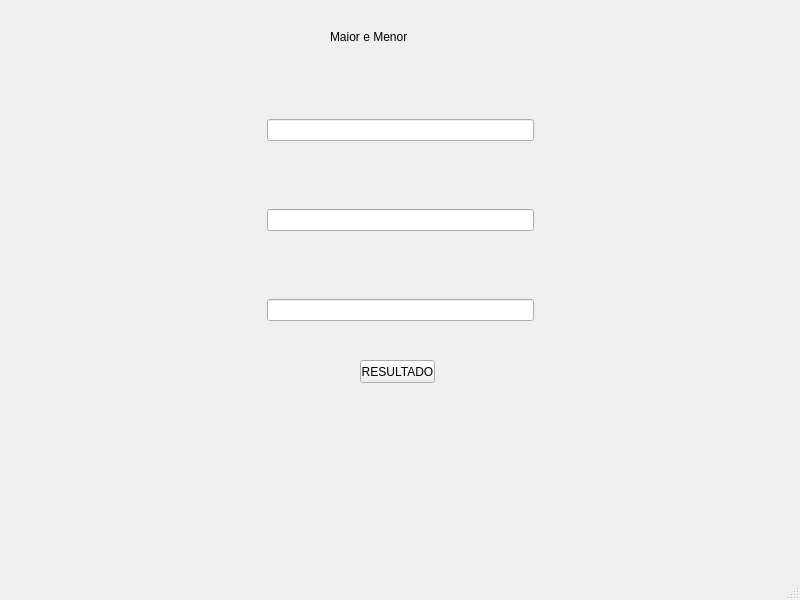
<?xml version="1.0" encoding="UTF-8"?>
<ui version="4.0">
 <class>MainWindow</class>
 <widget class="QMainWindow" name="MainWindow">
  <property name="geometry">
   <rect>
    <x>0</x>
    <y>0</y>
    <width>800</width>
    <height>600</height>
   </rect>
  </property>
  <property name="windowTitle">
   <string>MainWindow</string>
  </property>
  <widget class="QWidget" name="centralwidget">
   <widget class="QLabel" name="label">
    <property name="geometry">
     <rect>
      <x>330</x>
      <y>20</y>
      <width>171</width>
      <height>33</height>
     </rect>
    </property>
    <property name="styleSheet">
     <string notr="true">font: 75 20pt &quot;MS Shell Dlg 2&quot;;</string>
    </property>
    <property name="text">
     <string>Maior e Menor</string>
    </property>
   </widget>
   <widget class="QWidget" name="horizontalLayoutWidget">
    <property name="geometry">
     <rect>
      <x>0</x>
      <y>90</y>
      <width>801</width>
      <height>80</height>
     </rect>
    </property>
    <layout class="QHBoxLayout" name="horizontalLayout">
     <item>
      <spacer name="horizontalSpacer">
       <property name="orientation">
        <enum>Qt::Horizontal</enum>
       </property>
       <property name="sizeHint" stdset="0">
        <size>
         <width>40</width>
         <height>20</height>
        </size>
       </property>
      </spacer>
     </item>
     <item>
      <widget class="QLineEdit" name="n1"/>
     </item>
     <item>
      <spacer name="horizontalSpacer_2">
       <property name="orientation">
        <enum>Qt::Horizontal</enum>
       </property>
       <property name="sizeHint" stdset="0">
        <size>
         <width>40</width>
         <height>20</height>
        </size>
       </property>
      </spacer>
     </item>
    </layout>
   </widget>
   <widget class="QWidget" name="horizontalLayoutWidget_2">
    <property name="geometry">
     <rect>
      <x>0</x>
      <y>180</y>
      <width>801</width>
      <height>80</height>
     </rect>
    </property>
    <layout class="QHBoxLayout" name="horizontalLayout_2">
     <item>
      <spacer name="horizontalSpacer_3">
       <property name="orientation">
        <enum>Qt::Horizontal</enum>
       </property>
       <property name="sizeHint" stdset="0">
        <size>
         <width>40</width>
         <height>20</height>
        </size>
       </property>
      </spacer>
     </item>
     <item>
      <widget class="QLineEdit" name="n2"/>
     </item>
     <item>
      <spacer name="horizontalSpacer_4">
       <property name="orientation">
        <enum>Qt::Horizontal</enum>
       </property>
       <property name="sizeHint" stdset="0">
        <size>
         <width>40</width>
         <height>20</height>
        </size>
       </property>
      </spacer>
     </item>
    </layout>
   </widget>
   <widget class="QWidget" name="horizontalLayoutWidget_3">
    <property name="geometry">
     <rect>
      <x>0</x>
      <y>270</y>
      <width>801</width>
      <height>80</height>
     </rect>
    </property>
    <layout class="QHBoxLayout" name="horizontalLayout_3">
     <item>
      <spacer name="horizontalSpacer_5">
       <property name="orientation">
        <enum>Qt::Horizontal</enum>
       </property>
       <property name="sizeHint" stdset="0">
        <size>
         <width>40</width>
         <height>20</height>
        </size>
       </property>
      </spacer>
     </item>
     <item>
      <widget class="QLineEdit" name="n3"/>
     </item>
     <item>
      <spacer name="horizontalSpacer_6">
       <property name="orientation">
        <enum>Qt::Horizontal</enum>
       </property>
       <property name="sizeHint" stdset="0">
        <size>
         <width>40</width>
         <height>20</height>
        </size>
       </property>
      </spacer>
     </item>
    </layout>
   </widget>
   <widget class="QWidget" name="horizontalLayoutWidget_4">
    <property name="geometry">
     <rect>
      <x>0</x>
      <y>420</y>
      <width>801</width>
      <height>111</height>
     </rect>
    </property>
    <layout class="QHBoxLayout" name="horizontalLayout_4">
     <item>
      <spacer name="horizontalSpacer_7">
       <property name="orientation">
        <enum>Qt::Horizontal</enum>
       </property>
       <property name="sizeHint" stdset="0">
        <size>
         <width>40</width>
         <height>20</height>
        </size>
       </property>
      </spacer>
     </item>
     <item>
      <widget class="QLabel" name="resultado">
       <property name="styleSheet">
        <string notr="true">font: 20pt &quot;MS Shell Dlg 2&quot;;
color: green;</string>
       </property>
       <property name="text">
        <string/>
       </property>
      </widget>
     </item>
     <item>
      <spacer name="horizontalSpacer_8">
       <property name="orientation">
        <enum>Qt::Horizontal</enum>
       </property>
       <property name="sizeHint" stdset="0">
        <size>
         <width>40</width>
         <height>20</height>
        </size>
       </property>
      </spacer>
     </item>
    </layout>
   </widget>
   <widget class="QPushButton" name="botao">
    <property name="geometry">
     <rect>
      <x>360</x>
      <y>360</y>
      <width>75</width>
      <height>23</height>
     </rect>
    </property>
    <property name="text">
     <string>RESULTADO</string>
    </property>
   </widget>
  </widget>
  <widget class="QMenuBar" name="menubar">
   <property name="geometry">
    <rect>
     <x>0</x>
     <y>0</y>
     <width>800</width>
     <height>21</height>
    </rect>
   </property>
  </widget>
  <widget class="QStatusBar" name="statusbar"/>
 </widget>
 <resources/>
 <connections/>
</ui>
